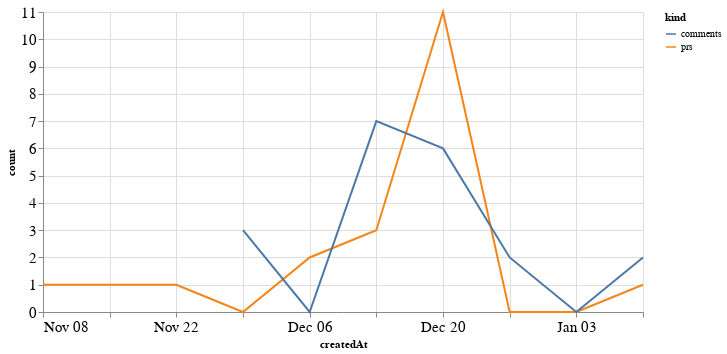

Notebook code for this chart:
### Code cell
alt.Chart(total_time, width=600).mark_line().encode(
    x='createdAt',
    y='count',
    color='kind'
)

### Figure 1 — Vega-Lite specification as saved in the notebook (floating-point values rounded to 4 significant figures)
{"config": {"axisLeft": {"labelFontSize": 15}, "axisBottom": {"labelFontSize": 15}}, "data": {"name": "data-2ba73f54bf5f0bdaa2f1a201c154148a"}, "mark": "line", "encoding": {"color": {"type": "nominal", "field": "kind"}, "x": {"type": "temporal", "field": "createdAt"}, "y": {"type": "quantitative", "field": "count"}}, "width": 600, "$schema": "https://vega.github.io/schema/vega-lite/v4.8.1.json", "datasets": {"data-2ba73f54bf5f0bdaa2f1a201c154148a": [{"createdAt": "2020-11-08T00:00:00", "kind": "prs", "count": 1.0}, {"createdAt": "2020-11-15T00:00:00", "kind": "prs", "count": 1.0}, {"createdAt": "2020-11-22T00:00:00", "kind": "prs", "count": 1.0}, {"createdAt": "2020-11-29T00:00:00", "kind": "prs", "count": 0.0}, {"createdAt": "2020-12-06T00:00:00", "kind": "prs", "count": 2.0}, {"createdAt": "2020-12-13T00:00:00", "kind": "prs", "count": 3.0}, {"createdAt": "2020-12-20T00:00:00", "kind": "prs", "count": 11.0}, {"createdAt": "2020-12-27T00:00:00", "kind": "prs", "count": 0.0}, {"createdAt": "2021-01-03T00:00:00", "kind": "prs", "count": 0.0}, {"createdAt": "2021-01-10T00:00:00", "kind": "prs", "count": 1.0}, {"createdAt": "2020-11-08T00:00:00", "kind": "comments", "count": null}, {"createdAt": "2020-11-15T00:00:00", "kind": "comments", "count": null}, {"createdAt": "2020-11-22T00:00:00", "kind": "comments", "count": null}, {"createdAt": "2020-11-29T00:00:00", "kind": "comments", "count": 3.0}, {"createdAt": "2020-12-06T00:00:00", "kind": "comments", "count": 0.0}, {"createdAt": "2020-12-13T00:00:00", "kind": "comments", "count": 7.0}, {"createdAt": "2020-12-20T00:00:00", "kind": "comments", "count": 6.0}, {"createdAt": "2020-12-27T00:00:00", "kind": "comments", "count": 2.0}, {"createdAt": "2021-01-03T00:00:00", "kind": "comments", "count": 0.0}, {"createdAt": "2021-01-10T00:00:00", "kind": "comments", "count": 2.0}]}}
